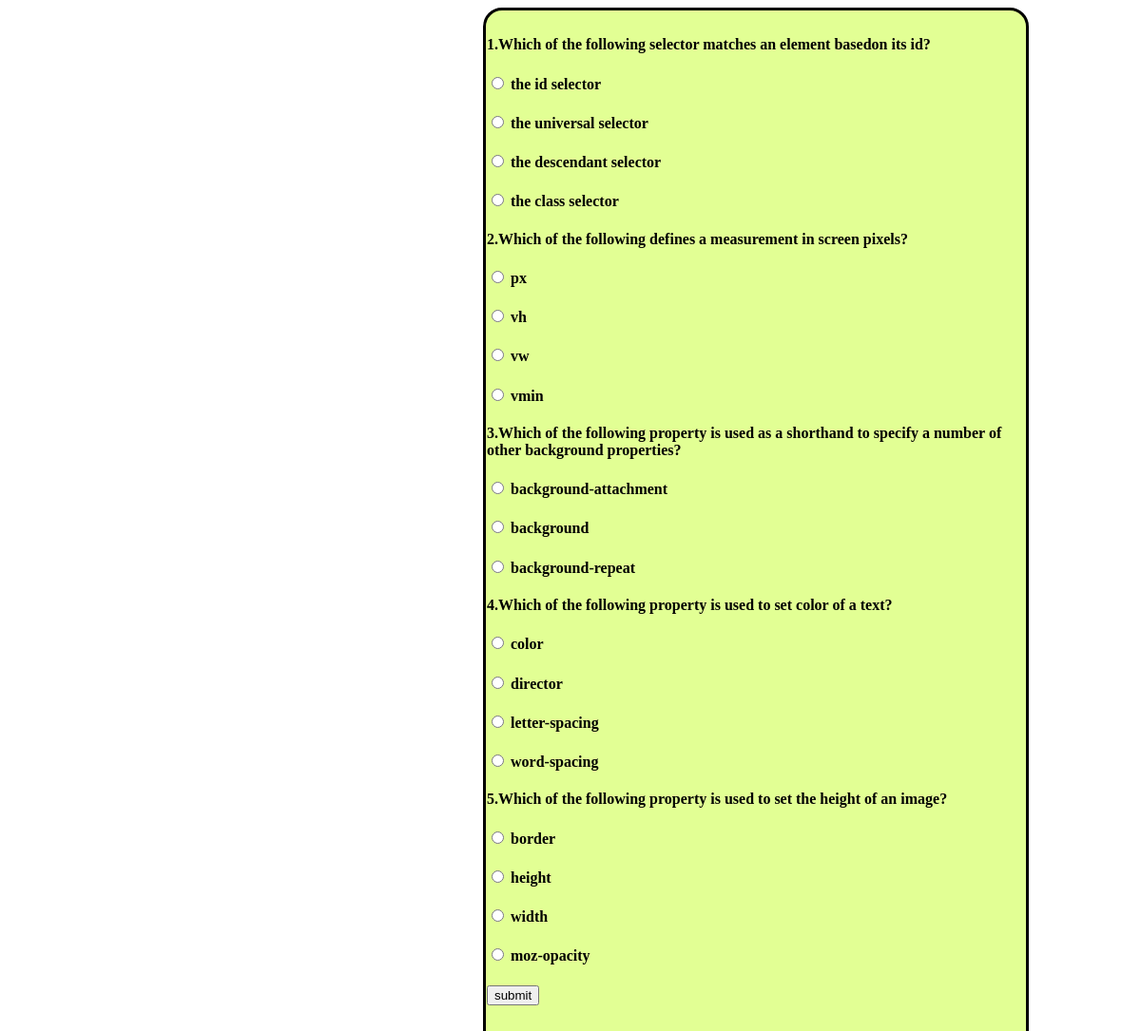
Page /css1.php on the committed database.
### tables this page shows
CREATE TABLE `cssques` (
  `qid` int(50) NOT NULL,
  `question` varchar(250) NOT NULL,
  `aid` int(50) NOT NULL
);

CREATE TABLE `cssans` (
  `aid` int(50) NOT NULL,
  `answers` varchar(250) NOT NULL,
  `ans_id` int(50) NOT NULL
);

### css1.php (the view)
<html>
<head>
<link rel="stylesheet" href="style.css">
</head>
<body>
    <div class ="outer1">
    <form action="checkcss.php" method="POST">
        <?php
        $con = mysqli_connect('localhost', 'root');
        mysqli_select_db($con, 'css');
        $q = "select * from cssques where qid=1 ";
        $query = mysqli_query($con, $q);
        while ($rows = mysqli_fetch_array($query)) {
        ?>
            <h4>
                <?php
                echo "1.".$rows['question'];
                ?>
            </h4>
            <?php
            $q = "select * from cssans where ans_id=1 ";
            $query = mysqli_query($con, $q);
            while ($rows = mysqli_fetch_array($query)) {
            ?>
                <h4>
                    <input type="radio" name="<?php echo $rows['ans_id']; ?>">
                    <?php echo $rows['answers']; ?>
                </h4>
        <?php
            }
        }
        ?>
         <?php
          $q = "select * from cssques where qid=2 ";
          $query = mysqli_query($con, $q);
          while ($rows = mysqli_fetch_array($query)) {
          ?>
              <h4>
                  <?php
                  echo "2.".$rows['question'];
                  ?>
              </h4>
              <?php
              $q = "select * from cssans where ans_id=2 ";
              $query = mysqli_query($con, $q);
              while ($rows = mysqli_fetch_array($query)) {
              ?>
                  <h4>
                      <input type="radio" name="<?php echo $rows['ans_id']; ?>">
                      <?php echo $rows['answers']; ?>
                  </h4>
          <?php
              }
          }
          ?>
           <?php
          $q = "select * from cssques where qid=3 ";
          $query = mysqli_query($con, $q);
          while ($rows = mysqli_fetch_array($query)) {
          ?>
              <h4>
                  <?php
                  echo "3.".$rows['question'];
                  ?>
              </h4>
              <?php
              $q = "select * from cssans where ans_id=3 ";
              $query = mysqli_query($con, $q);
              while ($rows = mysqli_fetch_array($query)) {
              ?>
                  <h4>
                      <input type="radio" name="<?php echo $rows['ans_id']; ?>">
                      <?php echo $rows['answers']; ?>
                  </h4>
          <?php
              }
          }
          ?>
           <?php
          $q = "select * from cssques where qid=4 ";
          $query = mysqli_query($con, $q);
          while ($rows = mysqli_fetch_array($query)) {
          ?>
              <h4>
                  <?php
                  echo "4.".$rows['question'];
                  ?>
              </h4>
              <?php
              $q = "select * from cssans where ans_id=4 ";
              $query = mysqli_query($con, $q);
              while ($rows = mysqli_fetch_array($query)) {
              ?>
                  <h4>
                      <input type="radio" name="<?php echo $rows['ans_id']; ?>">
                      <?php echo $rows['answers']; ?>
                  </h4>
          <?php
              }
          }
          ?>
           <?php
          $q = "select * from cssques where qid=5 ";
          $query = mysqli_query($con, $q);
          while ($rows = mysqli_fetch_array($query)) {
          ?>
              <h4>
                  <?php
                  echo "5.".$rows['question'];
                  ?>
              </h4>
              <?php
              $q = "select * from cssans where ans_id=5 ";
              $query = mysqli_query($con, $q);
              while ($rows = mysqli_fetch_array($query)) {
              ?>
                  <h4>
                      <input type="radio" name="<?php echo $rows['ans_id']; ?>">
                      <?php echo $rows['answers']; ?>
                  </h4>
          <?php
              }
          }
          ?>
        <input type="submit" name="submit" value="submit">
        </form>
    </div>
</body>
</html>

### style.css (style rules this page uses)
.outer1 { background-color: rgba(221, 255, 127, 0.832); height: 34cm; width: 15cm; margin-left: 500px; padding-left: 1px; padding-top: 6px; text-align: left; border-radius: 20px; border-style: solid; }

### rows in the picture
cssques: question "Which of the following selector matches an element basedon its id?"
cssans: answers "the id selector"
cssans: answers "the universal selector"
cssans: answers "the descendant selector"
cssans: answers "the class selector"
cssques: question "Which of the following defines a measurement in screen pixels?"
cssans: answers "px"
cssans: answers "vh"
cssans: answers "vw"
cssans: answers "vmin"
cssques: question "Which of the following property is used as a shorthand to specify a number of other background properties?"
cssans: answers "background-attachment"
cssans: answers "background"
cssans: answers "background-repeat"
cssques: question "Which of the following property is used to set color of a text?"
cssans: answers "color"
cssans: answers "director"
cssans: answers "letter-spacing"
cssans: answers "word-spacing"
cssques: question "Which of the following property is used to set the height of an image?"
cssans: answers "border"
cssans: answers "height"
cssans: answers "width"
cssans: answers "moz-opacity"
